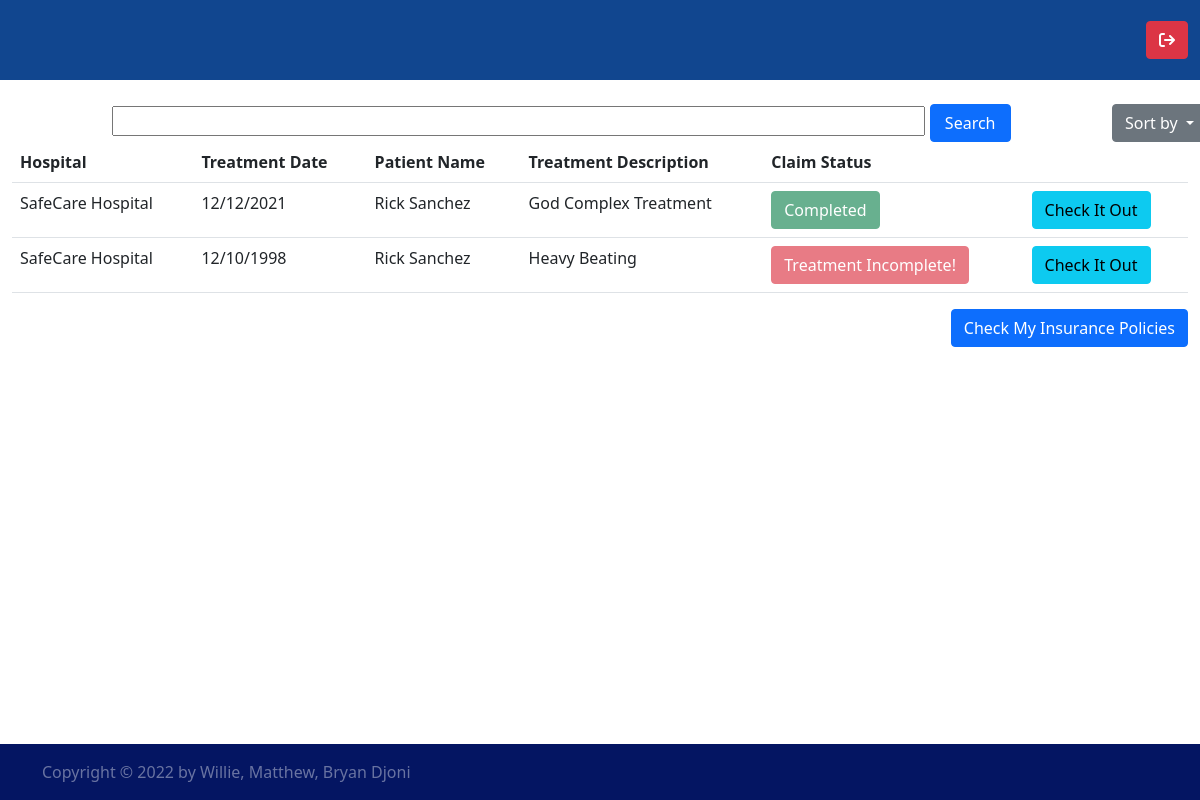
Page / (signed in) on the committed database.
### aegisCorp/models/hospitalModel.py (models this page shows)
class TreatmentHeader(db.Model):
    __tablename__ = 'treatmentHeaders'
    id = db.Column(db.Integer, primary_key=True)
    hospital = relationship('Hospital', back_populates='treatments')
    hospital_id = db.Column(db.Integer, db.ForeignKey("hospitals.id"))
    customer = relationship("Customer", back_populates='treatments')
    customer_id = db.Column(db.Integer, db.ForeignKey('customers.id'))
    description = db.Column(db.String(500), unique=True, nullable=False)
    claims = relationship('TreatmentClaim', back_populates='treatment')
    details = relationship("TreatmentDetail", back_populates='header')

class Hospital(db.Model):
    __tablename__ = 'hospitals'
    id = db.Column(db.Integer, primary_key=True)
    name = db.Column(db.String(255), unique=True, nullable=False)
    staffs = relationship("HospitalStaff", back_populates='hospital')
    doctors = relationship("Doctor", back_populates='hospital')
    treatments = relationship("TreatmentHeader", back_populates='hospital')

class TreatmentDetail(db.Model):
    __tablename__ = 'treatmentDetails'
    id = db.Column(db.Integer, primary_key=True)
    header = relationship("TreatmentHeader", back_populates='details')
    header_id = db.Column(db.Integer, db.ForeignKey("treatmentHeaders.id"))
    doctor = relationship("Doctor", back_populates='treatments')
    doctor_id = db.Column(db.Integer, db.ForeignKey("doctors.id"))
    startDate = db.Column(db.DateTime, nullable=False)
    endDate = db.Column(db.DateTime, nullable=False)
    medication = relationship("MedicationDetail", back_populates="treatment")
    checkup = relationship("CheckUp", back_populates='treatment')
    procedure = relationship("ProcedureDetail", back_populates='treatment')

### aegisCorp/models/userModel.py (models this page shows)
class User(db.Model, UserMixin):
    __tablename__ = 'users'
    id = db.Column(db.Integer, primary_key=True)
    name = db.Column(db.String(255), unique=True, nullable=False)
    email = db.Column(db.String(255), unique=True, nullable=False)
    password = db.Column(db.String(255), nullable=False)
    sex = db.Column(db.Boolean, nullable=False)
    dob = db.Column(db.Date, nullable=False)
    customers = relationship('Customer', back_populates='user')
    insurance_staffs = relationship('InsuranceStaff', back_populates='user')
    hospital_staffs = relationship('HospitalStaff', back_populates='user')

### aegisCorp/routes/views.py (the view)
@views.route("/")
def home():
    sort_filter = {'description':TreatmentHeader.description, 'hospital':Hospital.name, 'patient':User.name}
    if current_user.is_authenticated:
        user_type = get_user_type(current_user)
        user = user_models.get(user_type).query.filter_by(user_id=current_user.id).first()
        query = f'%{request.args.get("search") if request.args.get("search") not in [None, ""] else ""}%'
        treatments = TreatmentHeader.query.join(TreatmentHeader.customer)\
            .join(Customer.user).join(TreatmentHeader.hospital)\
                .filter(or_(Hospital.name.ilike(query), User.name.ilike(query),\
                    TreatmentHeader.description.ilike(query))).\
                        order_by(sort_filter.get(request.args.get('sort', 'description')))
        if user_type == 'Customer':
            treatments = treatments.filter(Customer.id==user.id)
        elif user_type == 'Hospital':
            treatments = treatments.filter(TreatmentHeader.hospital_id==user.hospital_id)
        elif user_type == 'Insurance':
            treatments = treatments.join(Customer.insurances).join(CustomerInsurance.policy).filter_by(company_id=user.company_id)
        return render_template('views.html', user=user, treatments=treatments, sort_by = request.args.get('sort'), search=request.args.get('search'))
    else:
         return redirect(url_for('auth.login'))

### aegisCorp/utils/filters/insurance.py (called while the page is built)
def get_claim_status(treatment_id:int):
    header = TreatmentHeader.query.filter_by(id=treatment_id).first()
    claim = TreatmentClaim.query.filter_by(treatment_id=treatment_id, member_id=header.customer_id).first()
    if claim and claim.claim_status:
        return 1
    elif claim and not claim.claim_status:
        return 0
    else:
        return -1

### aegisCorp/utils/filters/treatment.py (called while the page is built)
def add_args(detail):
    return f"&search={detail}" if detail else ""

def get_first_date(details):
    if details == []:
        return "No Treatment Registered"
    else:
        first_date = details[0].startDate
        for detail in details:
            if detail.startDate<first_date:
                first_date = detail.startDate
        return format_date(first_date)

### aegisCorp/utils/filters/user.py (called while the page is built)
def get_user_type(current_user):
    hospital_staff = HospitalStaff.query.filter_by(user_id = current_user.id).first()
    insurance_staff = InsuranceStaff.query.filter_by(user_id = current_user.id).first()
    customer = Customer.query.filter_by(user_id = current_user.id).first()
    if hospital_staff:
        return 'Hospital'
    elif insurance_staff:
        return 'Insurance'
    else:
        return "Customer"

### aegisCorp/utils/filters/utils.py (called while the page is built)
def format_date(date):
    return date.strftime("%d/%m/%Y")

### aegisCorp/templates/views.html (shortened to what this page needs)
{% extends "./layout.html" %}
{% block content %}
<main class="container-fluid my-4">
    {% if treatments != [] %}
    <div class="row">
        <form class="col-10 offset-1" action="{{url_for('views.home')}}" method="get">
            <input class="col-10" type="text" name="search" id="search" required>
            <button type="submit" class="btn btn-primary col-1">Search</button>
        </form>
        <div class="dropdown col-1">
            <button class="btn btn-secondary dropdown-toggle" type="button" id="dropdownMenuButton1" data-bs-toggle="dropdown" aria-expanded="false">
                Sort by
            </button>
        </div>
    </div>
    <table class="table">
        <tr>
            {% if current_user | get_user_type != 'Hospital' %}
                <th>Hospital</th>
            {% endif %}
            <th>Treatment Date</th>
            <th>Patient Name</th>
            <th>Treatment Description</th>
            <th>Claim Status</th>
            <th></th>
        </tr>
    {% for treatment in treatments: %}
        <tr>
            {% if current_user | get_user_type != 'Hospital' %}
                <td>{{treatment.hospital.name}}</td>
            {% endif %}
            <td>{{treatment.details | get_first_date}}</td>
            <td>{{treatment.customer.user.name}}</td>
            <td>{{treatment.description}}</td>
            <td>
                {% if current_user | get_user_type == 'Hospital' and treatment.id|get_claim_status == -1 and treatment.details!=[] %}
                    <form action="{{url_for('insurance.claim_insurance', treatment_id=treatment.id)}}" method="post">
                        <button type="submit" class="btn btn-danger">Finish Treatment</button>
                    </form>
                {% elif treatment.id|get_claim_status == 0 %}
                    <button disabled="disabled" class="btn btn-warning">Pending</button>
                {% elif treatment.id|get_claim_status == 1 %}
                     <button disabled="disabled" class="btn btn-success">Completed</button>
                {% else %}
                    <button disabled="disabled" class="btn btn-danger">Treatment Incomplete!</button>
                {% endif %}
            </td>
            <td>
                <a href="{{url_for('hospital.get_treatment', treatment_id=treatment.id)}}{%if treatment.id|get_claim_status != -1 and current_user|get_user_type != 'Hospital'%}?claim=true{% endif %}" class="btn btn-info">
                {% if treatment.id|get_claim_status == 0 and current_user|get_user_type == 'Insurance' %}
                    Verify Claim
                {% else %}
                    Check It Out
                {% endif %}
                </a>
            </td>
        </tr>
    {% endfor %}
    </table>
    {% endif %}
    {% if current_user | get_user_type == 'Hospital' %}
    <div class="d-flex justify-content-end">
        <a href="{{url_for('hospital.add_treatment')}}" class="btn btn-primary">Add Treatment</a>
    </div>
    {% elif current_user | get_user_type == 'Customer' %}
        <a href="{{url_for('customer.get_insurances')}}" class="btn btn-primary float-end">Check My Insurance Policies</a>
    {% endif %}
</main>
{% endblock %}

### aegisCorp/templates/layout.html (shortened to what this page needs)
<!DOCTYPE html>
<html lang="en">
<head>
    <link href="https://cdn.jsdelivr.net/npm/bootstrap@5.1.0/dist/css/bootstrap.min.css" rel="stylesheet">
    <link rel="stylesheet" href="https://pro.fontawesome.com/releases/v5.10.0/css/all.css"/>
    <link rel="stylesheet" href="https://cdnjs.cloudflare.com/ajax/libs/font-awesome/4.7.0/css/font-awesome.min.css">
    <link rel="stylesheet" href="{{url_for('static', filename='css/styles.css')}}">
</head>
<body class="d-flex flex-column h-100">
    <header class="container-fluid header d-flex justify-content-between align-items-center">
        {% if current_user.is_authenticated %}
            <div class="btn btn-danger align-self-center ml-auto">
                <a href="{{url_for('auth.logout')}}" class="fa">&#xf08b;</a>
            </div>
        {% endif %}
    </header>
    {% block content %}{% endblock %}
    <footer class="footer mt-auto py-3">
        <div class="container">
            <span>Copyright &#169; 2022 by Willie, Matthew, Bryan Djoni</span>
        </div>
    </footer>
</body>
</html>
</body>
</html>

### aegisCorp/static/css/styles.css (style rules this page uses)
body { min-width: 100vw; width:100vw; min-height: 100vh; height:100vh; }
body header div a { text-decoration: none; color: white; right: 0; }
.header { background-color: rgb(17, 70, 143); height: 5em; }
footer { background-color: rgb(4, 21, 98); color: white; }
footer div span { opacity: 0.4; }

### rows in the picture
TreatmentHeader: hospital.name "SafeCare Hospital", details|get_first_date "12/12/2021", customer.user.name "Rick Sanchez", description "God Complex Treatment", shows "Completed", shows "Check It Out"
TreatmentHeader: hospital.name "SafeCare Hospital", details|get_first_date "12/10/1998", customer.user.name "Rick Sanchez", description "Heavy Beating", shows "Treatment Incomplete!", shows "Check It Out"
